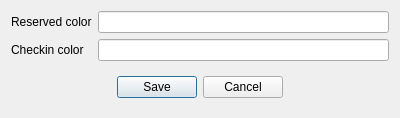
<?xml version="1.0" encoding="UTF-8"?>
<ui version="4.0">
 <class>DlgChartColor</class>
 <widget class="QDialog" name="DlgChartColor">
  <property name="geometry">
   <rect>
    <x>0</x>
    <y>0</y>
    <width>400</width>
    <height>111</height>
   </rect>
  </property>
  <property name="windowTitle">
   <string>Chart color schema</string>
  </property>
  <layout class="QGridLayout" name="gridLayout">
   <item row="0" column="0">
    <widget class="QLabel" name="label">
     <property name="text">
      <string>Reserved color</string>
     </property>
    </widget>
   </item>
   <item row="0" column="1">
    <widget class="EColorLineEdit" name="leReserveColor"/>
   </item>
   <item row="1" column="0">
    <widget class="QLabel" name="label_2">
     <property name="text">
      <string>Checkin color</string>
     </property>
    </widget>
   </item>
   <item row="1" column="1">
    <widget class="EColorLineEdit" name="leCheckinColor"/>
   </item>
   <item row="2" column="0" colspan="2">
    <widget class="QWidget" name="widget" native="true">
     <layout class="QHBoxLayout" name="horizontalLayout">
      <item>
       <spacer name="horizontalSpacer">
        <property name="orientation">
         <enum>Qt::Horizontal</enum>
        </property>
        <property name="sizeHint" stdset="0">
         <size>
          <width>95</width>
          <height>20</height>
         </size>
        </property>
       </spacer>
      </item>
      <item>
       <widget class="QPushButton" name="btnSave">
        <property name="text">
         <string>Save</string>
        </property>
       </widget>
      </item>
      <item>
       <widget class="QPushButton" name="btnCancel">
        <property name="text">
         <string>Cancel</string>
        </property>
       </widget>
      </item>
      <item>
       <spacer name="horizontalSpacer_2">
        <property name="orientation">
         <enum>Qt::Horizontal</enum>
        </property>
        <property name="sizeHint" stdset="0">
         <size>
          <width>95</width>
          <height>20</height>
         </size>
        </property>
       </spacer>
      </item>
     </layout>
    </widget>
   </item>
  </layout>
 </widget>
 <customwidgets>
  <customwidget>
   <class>EColorLineEdit</class>
   <extends>QLineEdit</extends>
   <header location="global">ecolorlineedit.h</header>
  </customwidget>
 </customwidgets>
 <resources/>
 <connections/>
</ui>
